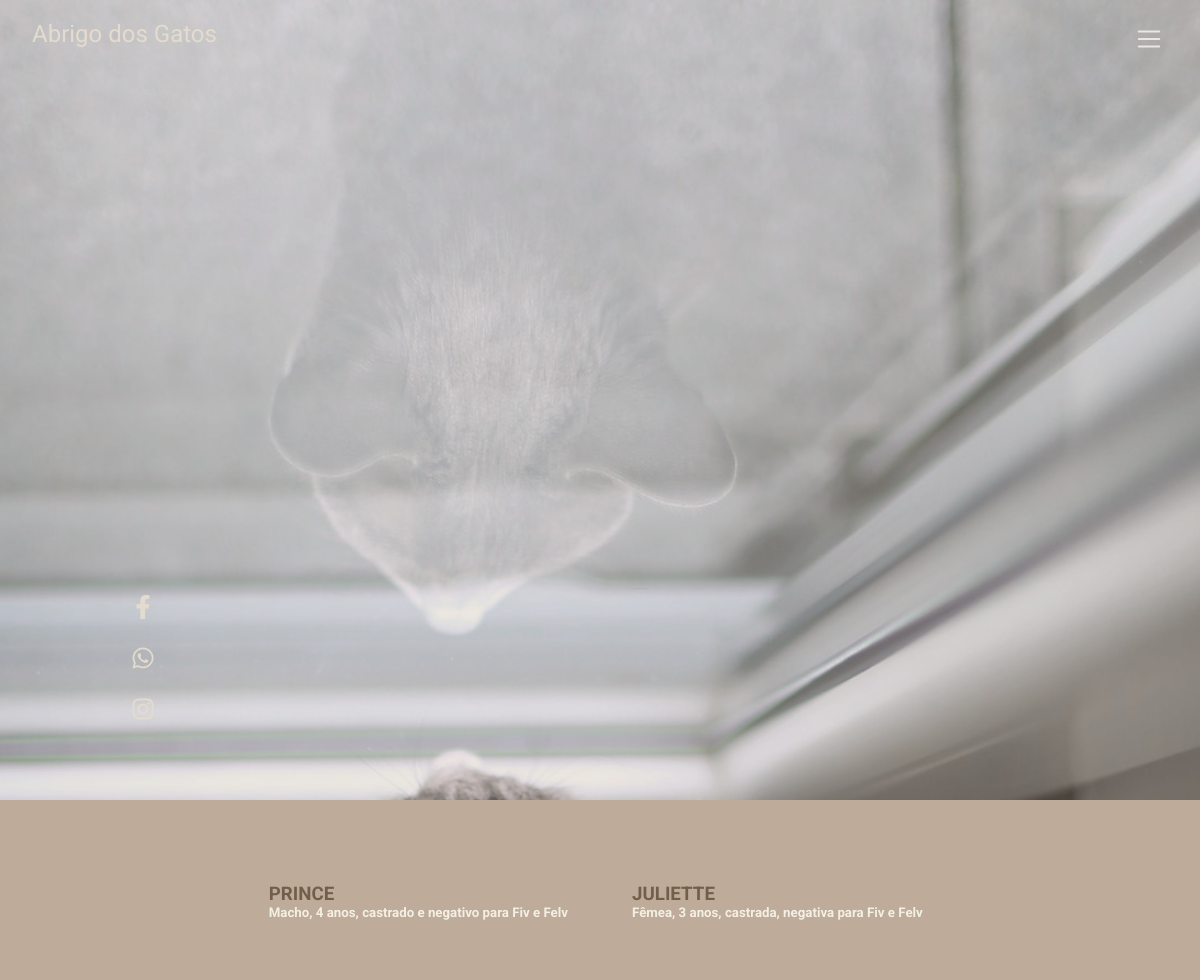
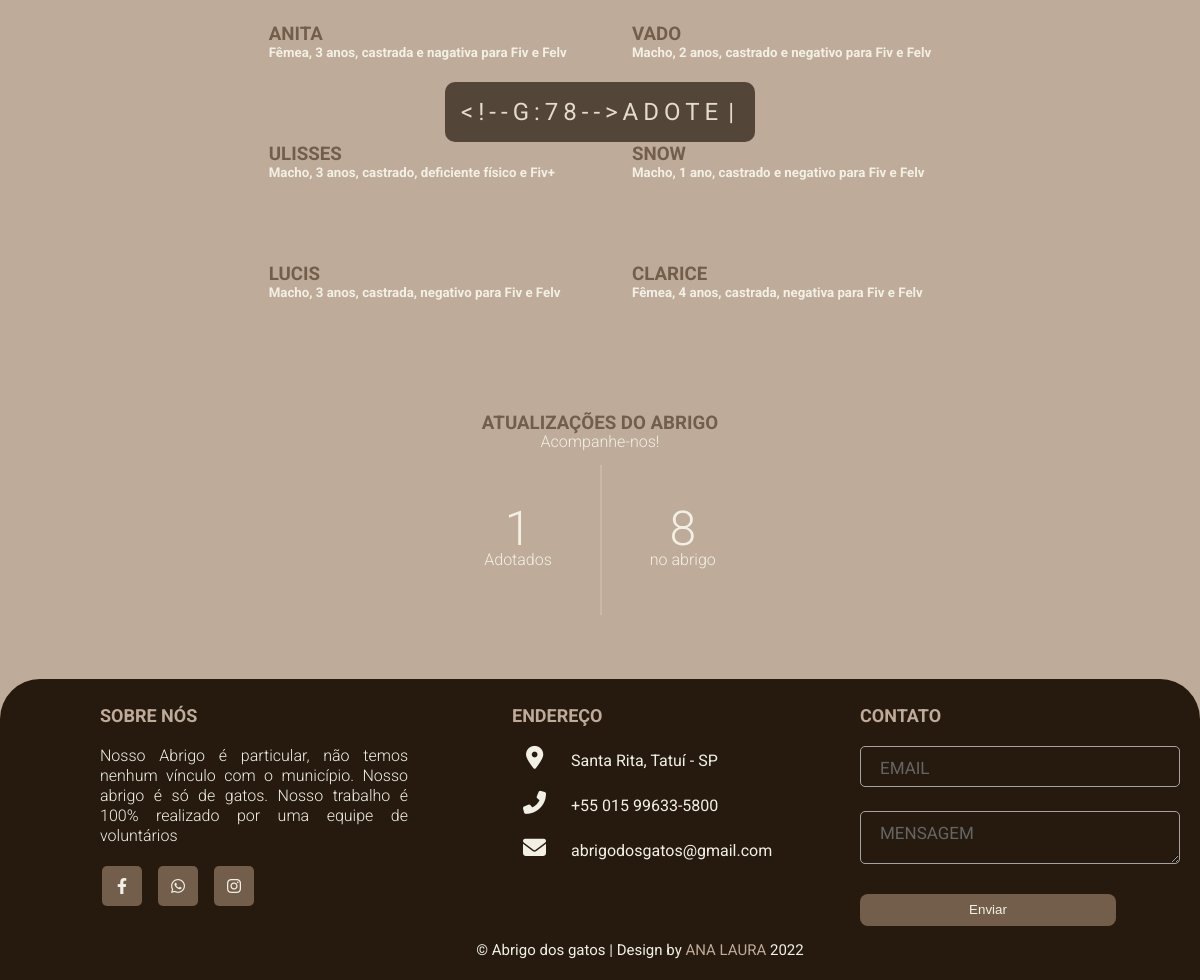
Screenshot of /adocoes.php with the database file from the repository (2 pictures, top to bottom).
### tables this page shows
CREATE TABLE IF NOT EXISTS `gato` (
  `id_gato` int(11) NOT NULL AUTO_INCREMENT,
  `nome` varchar(50) NOT NULL,
  `descricao` text NOT NULL,
  `adotado` bit(1) NOT NULL,
  `img` varchar(255) NOT NULL,
  PRIMARY KEY (`id_gato`)
);

### adocoes.php (the view, shortened to what this page needs)
<?php
    require_once 'lib/conn.php';
    $sqlBuscaGato = 'SELECT * FROM gato WHERE adotado = 1';
    $buscaGato = $conn->query($sqlBuscaGato);
    $gatos = $buscaGato->fetchAll(PDO::FETCH_OBJ);
?>
<!DOCTYPE html>
<html lang="pt-br">
<head>
<link rel="stylesheet" href="css/style.css">
<link rel="stylesheet" href="https://cdnjs.cloudflare.com/ajax/libs/font-awesome/6.1.2/css/all.min.css" />
</head>
<body>
    <header class="adote-header">
        <span id="span-logo">
            <a href="index.php" id="logo">Abrigo dos Gatos</a>
        </span>
        <nav id="nav">
            <button id="btn-mobile"><img src="img/menu.svg" alt=""></button>
        </nav>
        <ul class="social">
            <li>
                <a href="https://www.facebook.com/gabrielaxavier.mendescoito" target="_blank"><i class="fab fa-facebook-f" aria-hidden="true"></i><div>Facebook</div></a>
            </li>
            <li>
                <a href="https://api.whatsapp.com/send?phone=55996335800" target="_blank"><i class="fab fa-whatsapp" aria-hidden="true"></i><div>Whatsapp</div></a>
            </li>
            <li>
                <a href="https://www.instagram.com/abrigo.dosgatos/" target="_blank"><i class="fab fa-instagram" aria-hidden="true"></i><div>Instagram</div></a>
            </li>
        </ul>
    </header>
    <div class="conteudo-titulo">
        <span id="titulo">Adote</span>
    </div>
    <main class="conteudo">
        <div class="row-card">
            <?php
                foreach($gatos as $gato) {
            ?>
                <a href="gato.php?id=<?= $gato->id_gato ?>">
                    <div class="card">
                        <h3><?= $gato->nome ?></h1>
                        <h5><?= $gato->descricao ?></h5>
                    </div>
                </a>
            <?php
                }
            ?>
        </div>
    </main>
    <div class="conteudo-atualizacoes">
        <h3>Atualizações do Abrigo</h3>
        <p>Acompanhe-nos!</p>
        <div id="atualizacoes">
            <span class="conteudo-atualizacoes-numero">
                <p class="numero">
                    <?php
                        require_once 'lib/conn.php';
                        $sql = "SELECT COUNT(id_gato) AS qtd_no_abrigo FROM gato WHERE adotado = 0";
                        $stmt = $conn->prepare($sql);
                        $stmt->execute();
                        $results = $stmt->fetch(PDO::FETCH_ASSOC);
                        echo $results['qtd_no_abrigo'];
                    ?>
                </p>
                <p>Adotados</p>
            </span>
            <span id="borda"></span>
            <span class="conteudo-atualizacoes-numero">
                <p class="numero">
                    <?php
                        require_once 'lib/conn.php';
                        $sql = "SELECT COUNT(id_gato) AS qtd_no_abrigo FROM gato WHERE adotado = 1";
                        $stmt = $conn->prepare($sql);
                        $stmt->execute();
                        $results = $stmt->fetch(PDO::FETCH_ASSOC);
                        echo $results['qtd_no_abrigo'];
                    ?>
                </p>
                <p>no abrigo</p>
            </span>
        </div>
    </div>
    <footer>
        <div id="conteudo-footer">
            <div class="caixa esquerda">
                <h3>Sobre nós</h3>
                <div class="conteudos-footer">
                    <p>Nosso Abrigo é particular, não temos nenhum vínculo com o município. Nosso abrigo é só de gatos. Nosso trabalho é 100% realizado por uma equipe de voluntários</p>
                    <div class="social-footer">
                        <a href="https://www.facebook.com/gabrielaxavier.mendescoito" target="_blank"><span class="fab fa-facebook-f"></span></a>
                        <a  href="https://api.whatsapp.com/send?phone=55996335800" target="_blank"><span class="fab fa-whatsapp"></span></a>
                        <a href="https://www.instagram.com/abrigo.dosgatos/" target="_blank"><span class="fab fa-instagram"></span></a>
                    </div>
                </div>
            </div>
            <div class="caixa centro">
                <h3>Endereço</h3>
                <div class="conteudos-footer">
                    <div id="rua">
                        <span class="fas fa-solid fa-location-dot"></span>
                        <span class="texto">Santa Rita, Tatuí - SP</span>
                    </div>
                    <div id="telefone">
                        <span class="fas fas fa-phone-alt"></span>
						<span class="texto">+55 015 99633-5800</span>
                    </div>
                    <div id="email">
                        <span class="fas fa-envelope"></span>
						<span class="texto">abrigodosgatos@gmail.com</span>
                    </div>
                </div>
            </div>
            <div class="caixa direita">
				<h3>Contato</h3>
				<div class="conteudos-footer">
					<form action="function/enviar.php" method="post">
						<div class="email campo">
                            <input type="email" id="email" name="email" required>
							<span class="texto">Email</span>
						</div>
						<div class="mensagem campo">
                            <textarea rows="2" cols="25" id="msg" name="msg" required></textarea>
							<span class="texto">Mensagem</span>
						</div>
						<div class="btn">
							<button type="submit">Enviar</button>
						</div>
					</form>
				</div>
			</div>
        </div>
        <div id="baixo">
			<div class="centro">
				<span class="credito">&copy; Abrigo dos gatos |</span>
				<span>Design by <a href="#">ANA LAURA </a>2022</span>
			</div>
		</div>
    </footer>
</body>
</html>

### css/style.css (style rules this page uses)
* { margin: 0; padding: 0; box-sizing: border-box; }
body, html { background-color: var(--secondary); font-family: "Roboto", sans-serif; color: #777; height: 100%; }
header { padding: 1rem 10rem 0 5rem; box-sizing: border-box; display: flex; justify-content: space-between; }
ul { list-style-type: none; }
a { text-decoration: none; color: var(--light); }
button { width: 20rem; height: 2rem; margin: auto; margin-top: 1rem; background-color: var(--primary); color: var(--light); font-weight: 300; cursor: pointer; border-radius: 8px; border: none; transition: background-color 1s, color 1s; -webkit-transition: background-color 1s, color 1s; -moz-transition: background-color 1s, color 1s; -ms-transition: background-color 1s, color 1s; -o-transition: background-color 1s, color 1s; }
footer { background-color: var(--dark); color: var(--light); padding: 1rem 0 1rem 5rem; padding-left: 5rem; border-top-left-radius: 40px; border-top-right-radius: 40px; }
footer p { line-height: 20px }
#conteudo-footer { display: flex; }
#conteudo-footer .caixa { flex-basis: 50%; padding: 10px 20px; }
.caixa h3 { font-size: 18px; font-weight: 700; text-transform: uppercase; color: var(--secondary); }
.conteudos-footer { margin: 20px 0 0 0; position: relative; }
.social-footer { margin: 20px 0 0 0; }
.esquerda { margin-right: 4rem; }
.esquerda a { padding: 0 10px; }
.esquerda a span { width: 40px; height: 40px; background: var(--primary); text-align: center; line-height: 40px; font-size: 1rem; margin-left: -0.5rem; border-radius: 5px; -webkit-border-radius: 5px; -moz-border-radius: 5px; -ms-border-radius: 5px; -o-border-radius: 5px; }
.esquerda p { text-align: justify; }
.fas { font-size: 23px; width: 45px; height: 45px; line-height: 45px; text-align: center; transition: 0.3s; cursor: pointer; border-radius: 10px; -webkit-border-radius: 10px; -moz-border-radius: 10px; -ms-border-radius: 10px; -o-border-radius: 10px; }
.texto { font-size: 1rem; font-weight: 400; padding-left: 10px; }
footer .campo input, footer .campo textarea { width: 20rem !important; color: var(--light) !important; border: 0.5px solid rgba(188, 188, 188, 0.851); }
form .texto { font-size: 17px; margin-bottom: 2px; color: #656565; }
form button { width: 80%; margin-top: 2px; }
#baixo .centro { width: 50%; margin: auto; padding: 5px; font-size: 15px; background: var(--dark); text-align: center; }
#baixo .centro span { color: var(--light); }
#baixo .centro a { color: var(--secondary); text-decoration: none; }
img { border-radius: 5px; -webkit-border-radius: 5px; -moz-border-radius: 5px; -ms-border-radius: 5px; -o-border-radius: 5px; }
h3 { text-transform: uppercase; color: var(--primary); }
p { margin-bottom: 1rem; font-weight: 400; font-size: 1rem; line-height: 30px; }
@media all and (min-width: 992px) and (max-width: 1399.98px) { #logo { font-weight: 400; font-size: 1.5rem; color: var(--light); } }
@media all and (min-width: 992px) and (max-width: 1399.98px) { header { padding: 0 4rem 0 2rem; } }
@media all and (min-width: 992px) and (max-width: 1399.98px) { #btn-mobile { display: flex; width: 50px; padding: .5rem 1rem; font-size: 1rem; border: none; background: none; cursor: pointer; gap: .5rem; } }
@media all and (min-width: 992px) and (max-width: 1399.98px) { #btn-mobile img { margin-left: 2rem; } }
@media all and (min-width: 992px) and (max-width: 1399.98px) { .conteudo-titulo { top: 55%; } }
@media all and (min-width: 992px) and (max-width: 1399.98px) { .conteudo { padding: 2rem 3.5rem; } }
@media all and (min-width: 992px) and (max-width: 1399.98px) { p { margin-bottom: 1rem; line-height: 15px; font-weight: 300; } }
@media all and (min-width: 992px) and (max-width: 1399.98px) { .row-card { display: grid; grid-template-columns: auto auto; justify-content: center; } }
@media all and (min-width: 992px) and (max-width: 1399.98px) { .card { margin: 2rem; } }

### css/variable.css (style rules this page uses)
:root { --light: #F2F0E4; --dark: #261A0F; --primary: #735E4C; --secondary: #BFAB99; }

### css/animacoes.css (style rules this page uses)
.fa-facebook-f { transition-property: background-color, border-radius; transition-duration: 2s, 0.5s; transition-timing-function: ease-in-out; }
.fa-whatsapp { transition-property: background-color, border-radius; transition-duration: 2s, 0.5s; transition-timing-function: ease-in-out; }
.fa-instagram { transition-property: background-color, border-radius; transition-duration: 2s, 0.5s; transition-timing-function: ease-in-out; }

### rows the page displays
gato: nome "PRINCE", descricao "Macho, 4 anos, castrado e negativo para Fiv e Felv"
gato: nome "JULIETTE", descricao "Fêmea, 3 anos, castrada, negativa para Fiv e Felv"
gato: nome "ANITA", descricao "Fêmea, 3 anos, castrada e nagativa para Fiv e Felv"
gato: nome "VADO", descricao "Macho, 2 anos, castrado e negativo para Fiv e Felv"
gato: nome "ULISSES", descricao "Macho, 3 anos, castrado, deficiente físico e Fiv+"
gato: nome "SNOW", descricao "Macho, 1 ano, castrado e negativo para Fiv e Felv"
gato: nome "LUCIS", descricao "Macho, 3 anos, castrada, negativo para Fiv e Felv"
gato: nome "CLARICE", descricao "Fêmea, 4 anos, castrada, negativa para Fiv e Felv"

### other values shown
$results['qtd_no_abrigo'] "1"
$results['qtd_no_abrigo'] "8"
